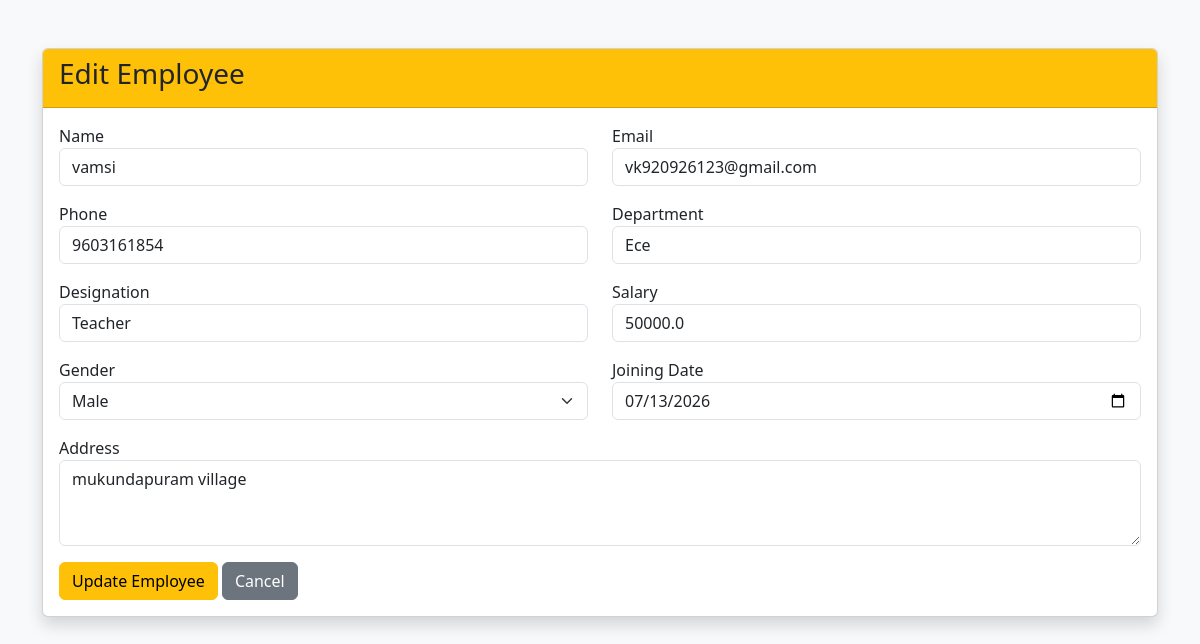
Screenshot of /edit/2 (signed in) with the database file from the repository.
### tables this page shows
CREATE TABLE employees(
        id INTEGER PRIMARY KEY AUTOINCREMENT,
        name TEXT,
        email TEXT,
        phone TEXT,
        department TEXT,
        designation TEXT,
        salary REAL,
        gender TEXT,
        address TEXT,
        joining_date TEXT
    );

### app.py (the view)
@app.route("/edit/<int:id>")
def edit_employee(id):
    if "admin" not in session:
        return redirect(url_for("login"))
    conn = get_connection()
    cur = conn.cursor()
    cur.execute("SELECT * FROM employees WHERE id=?", (id,))
    employee = cur.fetchone()
    conn.close()
    return render_template(
        "edit_employee.html",
        employee=employee
    )

### app.py (called while the page is built)
def get_connection():
    conn = sqlite3.connect("employee.db")
    conn.row_factory = sqlite3.Row
    return conn

### templates/edit_employee.html (shortened to what this page needs)
<!DOCTYPE html>
<html lang="en">
<head>
    <link href="https://cdn.jsdelivr.net/npm/bootstrap@5.3.3/dist/css/bootstrap.min.css" rel="stylesheet">
</head>
<body class="bg-light">
<div class="container mt-5">
    <div class="card shadow">
        <div class="card-header bg-warning text-dark">
            <h3>Edit Employee</h3>
        </div>
        <div class="card-body">
            <form action="/update_employee/{{ employee.id }}" method="POST">
                <div class="row">
                    <div class="col-md-6 mb-3">
                        <label>Name</label>
                        <input type="text" class="form-control" name="name" value="{{ employee.name }}" required>
                    </div>
                    <div class="col-md-6 mb-3">
                        <label>Email</label>
                        <input type="email" class="form-control" name="email" value="{{ employee.email }}" required>
                    </div>
                    <div class="col-md-6 mb-3">
                        <label>Phone</label>
                        <input type="text" class="form-control" name="phone" value="{{ employee.phone }}" required>
                    </div>
                    <div class="col-md-6 mb-3">
                        <label>Department</label>
                        <input type="text" class="form-control" name="department" value="{{ employee.department }}" required>
                    </div>
                    <div class="col-md-6 mb-3">
                        <label>Designation</label>
                        <input type="text" class="form-control" name="designation" value="{{ employee.designation }}" required>
                    </div>
                    <div class="col-md-6 mb-3">
                        <label>Salary</label>
                        <input type="number" class="form-control" name="salary" value="{{ employee.salary }}" required>
                    </div>
                    <div class="col-md-6 mb-3">
                        <label>Gender</label>
                        <select class="form-select" name="gender">
                            <option {% if employee.gender=="Male" %}selected{% endif %}>Male</option>
                        </select>
                    </div>
                    <div class="col-md-6 mb-3">
                        <label>Joining Date</label>
                        <input type="date" class="form-control" name="joining_date" value="{{ employee.joining_date }}">
                    </div>
                    <div class="col-12 mb-3">
                        <label>Address</label>
                        <textarea class="form-control" name="address" rows="3">{{ employee.address }}</textarea>
                    </div>
                </div>
                <button class="btn btn-warning">
                    Update Employee
                </button>
                <a href="/employees" class="btn btn-secondary">
                    Cancel
                </a>
            </form>
        </div>
    </div>
</div>
</body>
</html>

### rows the page displays
employees: name "vamsi", email "vk920926123@gmail.com", phone "9603161854", department "Ece", designation "Teacher", salary "50000.0", gender "Male", joining_date "07/13/2026", address "mukundapuram village"
